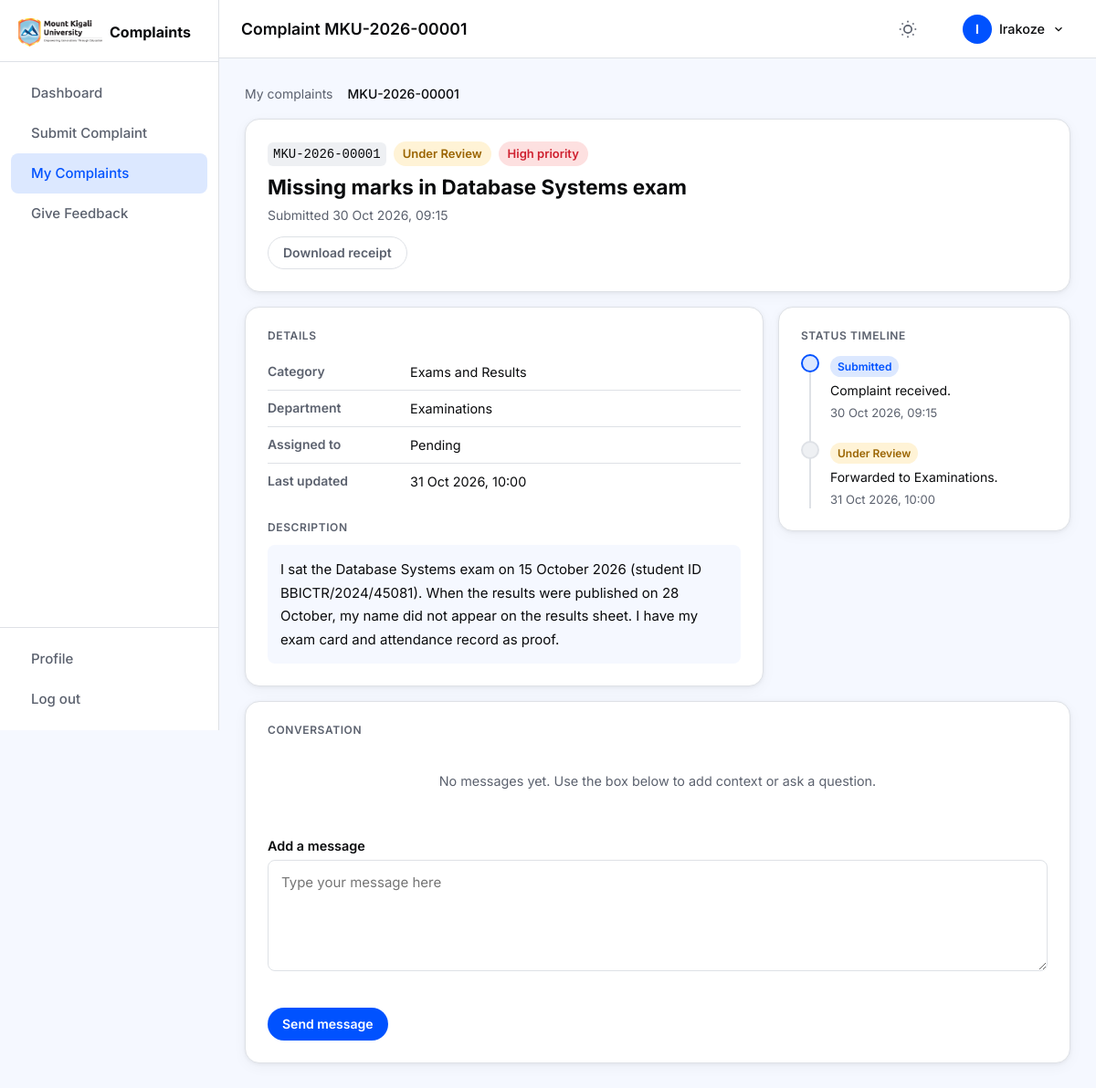
Screenshot of /student/complaint-details.php?id=1 (signed in) with the database file from the repository.
### tables this page shows
CREATE TABLE `users` (
    `id`              INT UNSIGNED NOT NULL AUTO_INCREMENT,
    `reg_number`      VARCHAR(20)  DEFAULT NULL,
    `full_name`       VARCHAR(100) NOT NULL,
    `email`           VARCHAR(150) NOT NULL,
    `phone`           VARCHAR(20)  DEFAULT NULL,
    `faculty`         VARCHAR(100) DEFAULT NULL,
    `role`            ENUM('student','staff','admin') NOT NULL DEFAULT 'student',
    `department_id`   INT UNSIGNED DEFAULT NULL,
    `password_hash`   VARCHAR(255) NOT NULL,
    `failed_attempts` TINYINT UNSIGNED NOT NULL DEFAULT 0,
    `locked_until`    DATETIME DEFAULT NULL,
    `is_active`       TINYINT(1) NOT NULL DEFAULT 1,
    `created_at`      DATETIME NOT NULL DEFAULT CURRENT_TIMESTAMP,
    PRIMARY KEY (`id`),
    UNIQUE KEY `uq_email`      (`email`),
    UNIQUE KEY `uq_reg_number` (`reg_number`),
    KEY `idx_role`             (`role`),
    KEY `idx_department_id`    (`department_id`),
    CONSTRAINT `fk_users_department`
        FOREIGN KEY (`department_id`) REFERENCES `departments` (`id`)
        ON DELETE SET NULL ON UPDATE CASCADE
);

CREATE TABLE `complaints` (
    `id`            INT UNSIGNED NOT NULL AUTO_INCREMENT,
    `tracking_id`   VARCHAR(20)  NOT NULL,
    `student_id`    INT UNSIGNED NOT NULL,
    `is_anonymous`  TINYINT(1)   NOT NULL DEFAULT 0,
    `category`      ENUM(
                        'Academic',
                        'Fees and Finance',
                        'Exams and Results',
                        'Accommodation',
                        'ICT and E-learning',
                        'Library',
                        'Staff Conduct',
                        'Other'
                    ) NOT NULL,
    `title`         VARCHAR(200) NOT NULL,
    `description`   TEXT NOT NULL,
    `priority`      ENUM('Low','Medium','High') NOT NULL DEFAULT 'Low',
    `department_id` INT UNSIGNED DEFAULT NULL,
    `assigned_to`   INT UNSIGNED DEFAULT NULL,
    `status`        ENUM(
                        'Submitted',
                        'Under Review',
                        'In Progress',
                        'Resolved',
                        'Closed',
                        'Rejected',
                        'Escalated'
                    ) NOT NULL DEFAULT 'Submitted',
    `rating`        TINYINT UNSIGNED DEFAULT NULL COMMENT '1-5 student satisfaction after resolution',
    `created_at`    DATETIME NOT NULL DEFAULT CURRENT_TIMESTAMP,
    `updated_at`    DATETIME NOT NULL DEFAULT CURRENT_TIMESTAMP ON UPDATE CURRENT_TIMESTAMP,
    PRIMARY KEY (`id`),
    UNIQUE KEY `uq_tracking_id` (`tracking_id`),
    KEY `idx_student_id`        (`student_id`),
    KEY `idx_status`            (`status`),
    KEY `idx_department_id`     (`department_id`),
    KEY `idx_assigned_to`       (`assigned_to`),
    KEY `idx_created_at`        (`created_at`),
    CONSTRAINT `fk_complaints_student`
        FOREIGN KEY (`student_id`) REFERENCES `users` (`id`)
        ON DELETE CASCADE ON UPDATE CASCADE,
    CONSTRAINT `fk_complaints_department`
        FOREIGN KEY (`department_id`) REFERENCES `departments` (`id`)
        ON DELETE SET NULL ON UPDATE CASCADE,
    CONSTRAINT `fk_complaints_assigned`
        FOREIGN KEY (`assigned_to`) REFERENCES `users` (`id`)
        ON DELETE SET NULL ON UPDATE CASCADE
);

CREATE TABLE `departments` (
    `id`         INT UNSIGNED NOT NULL AUTO_INCREMENT,
    `name`       VARCHAR(100) NOT NULL,
    `email`      VARCHAR(150) DEFAULT NULL,
    PRIMARY KEY (`id`)
);

CREATE TABLE `complaint_status_history` (
    `id`           INT UNSIGNED NOT NULL AUTO_INCREMENT,
    `complaint_id` INT UNSIGNED NOT NULL,
    `old_status`   VARCHAR(20)  DEFAULT NULL,
    `new_status`   VARCHAR(20)  NOT NULL,
    `changed_by`   INT UNSIGNED NOT NULL,
    `note`         TEXT DEFAULT NULL,
    `changed_at`   DATETIME NOT NULL DEFAULT CURRENT_TIMESTAMP,
    PRIMARY KEY (`id`),
    KEY `idx_complaint_id` (`complaint_id`),
    KEY `idx_changed_at`   (`changed_at`),
    CONSTRAINT `fk_history_complaint`
        FOREIGN KEY (`complaint_id`) REFERENCES `complaints` (`id`)
        ON DELETE CASCADE ON UPDATE CASCADE,
    CONSTRAINT `fk_history_user`
        FOREIGN KEY (`changed_by`) REFERENCES `users` (`id`)
        ON DELETE CASCADE ON UPDATE CASCADE
);

### includes/functions.php (called while the page is built, shortened)
<?php
function e(string $value): string {
    return htmlspecialchars($value, ENT_QUOTES | ENT_SUBSTITUTE, 'UTF-8');
}
function status_badge_class(string $status): string {
    return match ($status) {
        'Submitted'    => 'blue',
        'Under Review' => 'yellow',
        'In Progress'  => 'orange',
        'Resolved'     => 'green',
        'Closed'       => 'grey',
        'Rejected'     => 'red',
        'Escalated'    => 'purple',
        default        => 'grey',
    };
}
function priority_badge_class(string $priority): string {
    return match ($priority) {
        'High'   => 'red',
        'Medium' => 'orange',
        'Low'    => 'green',
        default  => 'grey',
    };
}

### includes/auth.php (called while the page is built, shortened)
<?php
function get_logged_in_user(): array {
    return [
        'id'            => $_SESSION['user_id']   ?? 0,
        'full_name'     => $_SESSION['user_name']  ?? '',
        'email'         => $_SESSION['user_email'] ?? '',
        'role'          => $_SESSION['user_role']  ?? '',
        'department_id' => $_SESSION['dept_id']    ?? null,
    ];
}

### student/complaint-details.php (the view, shortened to what this page needs)
<?php
require_once dirname(__DIR__) . '/includes/auth.php';
require_once dirname(__DIR__) . '/includes/functions.php';
require_once dirname(__DIR__) . '/includes/mailer.php';
$pdo  = get_db();
$user = get_logged_in_user();
$uid  = $user['id'];
$id          = (int)($_GET['id']       ?? 0);
$tracking    = trim($_GET['tracking']  ?? '');
if ($id > 0) {
    $stmt = $pdo->prepare('SELECT * FROM complaints WHERE id = ? AND student_id = ? LIMIT 1');
    $stmt->execute([$id, $uid]);
} elseif ($tracking !== '') {
    $stmt = $pdo->prepare('SELECT * FROM complaints WHERE tracking_id = ? AND student_id = ? LIMIT 1');
    $stmt->execute([$tracking, $uid]);
} else {
    header('Location: ' . APP_URL . '/student/my-complaints.php');
    exit;
}
$complaint = $stmt->fetch();
$cid = (int) $complaint['id'];
$history = $pdo->prepare(
    'SELECT sh.*, u.full_name, u.role
     FROM complaint_status_history sh
     JOIN users u ON u.id = sh.changed_by
     WHERE sh.complaint_id = ?
     ORDER BY sh.changed_at ASC'
);
$history->execute([$cid]);
$timeline = $history->fetchAll();
$resp_stmt = $pdo->prepare(
    'SELECT r.*, u.full_name, u.role
     FROM responses r
     JOIN users u ON u.id = r.author_id
     WHERE r.complaint_id = ? AND r.is_internal = 0
     ORDER BY r.created_at ASC'
);
$resp_stmt->execute([$cid]);
$responses = $resp_stmt->fetchAll();
$dept_name = '';
if ($complaint['department_id']) {
    $d = $pdo->prepare('SELECT name FROM departments WHERE id = ?');
    $d->execute([$complaint['department_id']]);
    $dept_name = $d->fetchColumn() ?: '';
}
$assigned_name = '';
$page_title = 'Complaint ' . $complaint['tracking_id'];
$active_nav = 'complaints';
include dirname(__DIR__) . '/includes/header.php';
?>
<nav class="breadcrumb" aria-label="Breadcrumb">
  <a href="<?= APP_URL ?>/student/my-complaints.php">My complaints</a>
  <span aria-current="page"><?= e($complaint['tracking_id']) ?></span>
</nav>
<div class="complaint-header card">
  <div class="complaint-header__main">
    <div class="complaint-header__badges">
      <code class="tracking-id"><?= e($complaint['tracking_id']) ?></code>
      <span class="badge badge--<?= status_badge_class($complaint['status']) ?>"><?= e($complaint['status']) ?></span>
      <span class="badge badge--<?= priority_badge_class($complaint['priority']) ?>"><?= e($complaint['priority']) ?> priority</span>
    </div>
    <h2 class="complaint-header__title"><?= e($complaint['title']) ?></h2>
    <p class="complaint-header__meta">
      Submitted <?= date('d M Y, H:i', strtotime($complaint['created_at'])) ?>
    </p>
  </div>
  <div class="complaint-header__actions">
    <a href="<?= APP_URL ?>/student/receipt.php?id=<?= $cid ?>"
       class="btn btn--ghost btn--sm" target="_blank" rel="noopener">
      <?= icon('download') ?> Download receipt
    </a>
  </div>
</div>
<div class="complaint-layout">
  <div class="complaint-layout__main">
    <div class="card">
      <h3 class="card__section-title">Details</h3>
      <dl class="details-list">
        <div class="details-list__row">
          <dt>Category</dt>
          <dd><?= e($complaint['category']) ?></dd>
        </div>
        <div class="details-list__row">
          <dt>Department</dt>
          <dd><?= $dept_name ? e($dept_name) : 'Not yet assigned' ?></dd>
        </div>
        <div class="details-list__row">
          <dt>Assigned to</dt>
          <dd><?= $assigned_name ? e($assigned_name) : 'Pending' ?></dd>
        </div>
        <div class="details-list__row">
          <dt>Last updated</dt>
          <dd><?= date('d M Y, H:i', strtotime($complaint['updated_at'])) ?></dd>
        </div>
      </dl>
      <h3 class="card__section-title" style="margin-top:24px">Description</h3>
      <div class="complaint-description"><?= nl2br(e($complaint['description'])) ?></div>
    </div>
  </div>
  <div class="complaint-layout__sidebar">
    <div class="card">
      <h3 class="card__section-title">Status timeline</h3>
      <ol class="timeline" aria-label="Complaint status history">
        <?php foreach ($timeline as $event): ?>
          <li class="timeline__item timeline__item--<?= status_badge_class($event['new_status']) ?>">
            <div class="timeline__dot" aria-hidden="true"></div>
            <div class="timeline__content">
              <span class="badge badge--<?= status_badge_class($event['new_status']) ?> badge--xs">
                <?= e($event['new_status']) ?>
              </span>
              <?php if ($event['note']): ?>
                <p class="timeline__note"><?= e($event['note']) ?></p>
              <?php endif; ?>
              <time class="timeline__time" datetime="<?= $event['changed_at'] ?>">
                <?= date('d M Y, H:i', strtotime($event['changed_at'])) ?>
              </time>
            </div>
          </li>
        <?php endforeach; ?>
      </ol>
    </div>
  </div>
</div>
<div class="card" id="responses" style="margin-top:16px">
  <h3 class="card__section-title">Conversation</h3>
  <?php if (empty($responses)): ?>
    <div class="empty-state empty-state--small">
      <p>No messages yet. Use the box below to add context or ask a question.</p>
    </div>
  <?php endif; ?>
  <?php if (!in_array($complaint['status'], ['Closed', 'Rejected'])): ?>
  <div class="reply-form" style="margin-top:24px">
    <form method="POST" action="#responses" id="reply-form">
      <div class="form-group">
        <label class="form-label" for="message">Add a message</label>
        <textarea id="message" name="message" class="form-input form-textarea" rows="4"
                  placeholder="Type your message here"
                  maxlength="2000" required
                  aria-describedby="message-error"></textarea>
        <span class="form-error" id="message-error" role="alert"></span>
      </div>
      <button type="submit" class="btn btn--primary btn--sm">
        <?= icon('send') ?> Send message
      </button>
    </form>
  </div>
  <?php endif; ?>
</div>
<?php include dirname(__DIR__) . '/includes/footer.php'; ?>

### includes/header.php (shortened to what this page needs)
<?php
require_once dirname(__DIR__) . '/includes/auth.php';
require_once dirname(__DIR__) . '/includes/functions.php';
$page_title  = $page_title  ?? APP_NAME;
$active_nav  = $active_nav  ?? '';
$body_class  = $body_class  ?? '';
$is_public = !isset($_SESSION['user_id']);
$current_user = $is_public ? null : get_logged_in_user();
$role = $current_user['role'] ?? '';
$base = match($role) {
    'student' => APP_URL . '/student',
    'staff'   => APP_URL . '/staff',
    'admin'   => APP_URL . '/admin',
    default   => APP_URL,
};
$nav_items = [];
if ($role === 'student') {
    $nav_items = [
        ['key' => 'dashboard',  'label' => 'Dashboard',       'href' => $base . '/dashboard.php',        'icon' => 'home'],
        ['key' => 'submit',     'label' => 'Submit Complaint', 'href' => $base . '/submit-complaint.php', 'icon' => 'plus-circle'],
        ['key' => 'complaints', 'label' => 'My Complaints',    'href' => $base . '/my-complaints.php',    'icon' => 'file-text'],
        ['key' => 'feedback',   'label' => 'Give Feedback',    'href' => $base . '/feedback.php',         'icon' => 'star'],
    ];
}
?>
<!DOCTYPE html>
<html lang="en">
<head>
  <link rel="stylesheet" href="<?= APP_URL ?>/assets/css/style.css">
</head>
<body class="<?= e($body_class) ?>" data-role="<?= e($role) ?>">
<?php if ($is_public): ?>
  <!-- ========================================================
       PUBLIC TOP NAV
  ========================================================= -->
  <header class="public-nav" id="public-nav">
    <div class="public-nav__inner container">
      <a href="<?= APP_URL ?>/" class="public-nav__logo" aria-label="MKU Complaints home">
        <img class="public-nav__logo-image" src="<?= APP_URL ?>/assets/images/MKUR-logo.png" alt="Mount Kigali University">
        <span class="public-nav__logo-label">Complaints &amp; Feedback</span>
      </a>
      <nav class="public-nav__links" aria-label="Main navigation">
        <a href="<?= APP_URL ?>/#how-it-works">How it works</a>
        <a href="<?= APP_URL ?>/#features">Features</a>
      </nav>
      <div class="public-nav__actions">
        <a href="<?= APP_URL ?>/login.php" class="btn btn--ghost btn--sm">Log in</a>
        <a href="<?= APP_URL ?>/register.php" class="btn btn--primary btn--sm">Get started</a>
      </div>
      <button class="hamburger" id="public-hamburger" aria-label="Toggle menu" aria-expanded="false">
        <span></span><span></span><span></span>
      </button>
    </div>
  </header>
<?php else: ?>
  <div class="app-layout" id="app-layout">
    <aside class="sidebar" id="sidebar" role="navigation" aria-label="Main navigation">
      <div class="sidebar__header">
        <a href="<?= $base ?>/dashboard.php" class="sidebar__logo" aria-label="Dashboard">
          <img class="sidebar__logo-image" src="<?= APP_URL ?>/assets/images/MKUR-logo.png" alt="Mount Kigali University">
          <span class="logo-text sidebar__logo-text">Complaints</span>
        </a>
      </div>
      <nav class="sidebar__nav" aria-label="App navigation">
        <?php foreach ($nav_items as $item): ?>
          <a href="<?= e($item['href']) ?>"
             class="sidebar__link <?= $active_nav === $item['key'] ? 'sidebar__link--active' : '' ?>"
             aria-current="<?= $active_nav === $item['key'] ? 'page' : 'false' ?>">
            <span class="sidebar__label"><?= e($item['label']) ?></span>
          </a>
        <?php endforeach; ?>
      </nav>
      <div class="sidebar__footer">
        <a href="<?= $base ?>/profile.php" class="sidebar__link <?= $active_nav === 'profile' ? 'sidebar__link--active' : '' ?>">
          <span class="sidebar__label">Profile</span>
        </a>
        <a href="<?= APP_URL ?>/logout.php" class="sidebar__link sidebar__link--logout">
          <span class="sidebar__label">Log out</span>
        </a>
      </div>
    </aside>
    <div class="app-main">
      <header class="topbar" role="banner">
        <div class="topbar__title">
          <h1><?= e($page_title) ?></h1>
        </div>
        <div class="topbar__actions">
          <button class="topbar__icon-btn" id="dark-toggle" aria-label="Toggle dark mode" title="Toggle dark mode">
          </button>
          <div class="notifications-wrap" id="notifications-wrap">
            <button class="topbar__icon-btn topbar__bell" id="notifications-btn"
                    aria-label="Notifications" aria-haspopup="true" aria-expanded="false">
            </button>
          </div>
          <div class="avatar-wrap" id="avatar-wrap">
            <button class="avatar-btn" id="avatar-btn"
                    aria-haspopup="true" aria-expanded="false"
                    aria-label="Account menu">
              <span class="avatar-initials" aria-hidden="true">
                <?= e(strtoupper(substr($current_user['full_name'], 0, 1))) ?>
              </span>
              <span class="avatar-name"><?= e(explode(' ', $current_user['full_name'])[0]) ?></span>
              <svg width="14" height="14" viewBox="0 0 24 24" fill="none" stroke="currentColor" stroke-width="2"><polyline points="6 9 12 15 18 9"/></svg>
            </button>
          </div>
        </div>
      </header>
      <main class="app-content" id="main-content">
<?php endif;  ?>

### rows the page displays
users: full_name "I", full_name "Irakoze"
complaints: tracking "MKU-2026-00001", status "Under Review", priority "High", title "Missing marks in Database Systems exam", created_at "30 Oct 2026, 09:15", category "Exams and Results", updated_at "31 Oct 2026, 10:00", description "I sat the Database Systems exam on 15 October 2026 (student ID BBICTR/2024/45081). When the results were published on 28 October, my name did not appear on the results sheet. I have my exam card and attendance record as proof."
departments: name "Examinations"
complaint_status_history: new_status "Submitted", note "Complaint received.", changed_at "30 Oct 2026, 09:15"
complaint_status_history: new_status "Under Review", note "Forwarded to Examinations.", changed_at "31 Oct 2026, 10:00"

### other values shown
$item['label'] "Dashboard"
$item['label'] "Submit Complaint"
$item['label'] "My Complaints"
$item['label'] "Give Feedback"
$page_title "Complaint MKU-2026-00001"
